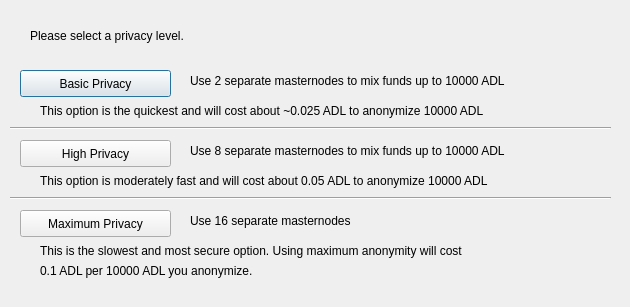
<?xml version="1.0" encoding="UTF-8"?>
<ui version="4.0">
 <class>ObfuscationConfig</class>
 <widget class="QDialog" name="ObfuscationConfig">
  <property name="geometry">
   <rect>
    <x>0</x>
    <y>0</y>
    <width>630</width>
    <height>307</height>
   </rect>
  </property>
  <property name="windowTitle">
   <string>Configure Obfuscation</string>
  </property>
  <widget class="QPushButton" name="buttonBasic">
   <property name="geometry">
    <rect>
     <x>20</x>
     <y>70</y>
     <width>151</width>
     <height>27</height>
    </rect>
   </property>
   <property name="text">
    <string>Basic Privacy</string>
   </property>
  </widget>
  <widget class="QPushButton" name="buttonHigh">
   <property name="geometry">
    <rect>
     <x>20</x>
     <y>140</y>
     <width>151</width>
     <height>27</height>
    </rect>
   </property>
   <property name="text">
    <string>High Privacy</string>
   </property>
  </widget>
  <widget class="QPushButton" name="buttonMax">
   <property name="geometry">
    <rect>
     <x>20</x>
     <y>210</y>
     <width>151</width>
     <height>27</height>
    </rect>
   </property>
   <property name="text">
    <string>Maximum Privacy</string>
   </property>
  </widget>
  <widget class="QLabel" name="label">
   <property name="geometry">
    <rect>
     <x>30</x>
     <y>20</y>
     <width>571</width>
     <height>31</height>
    </rect>
   </property>
   <property name="text">
    <string>Please select a privacy level.</string>
   </property>
  </widget>
  <widget class="QLabel" name="label_2">
   <property name="geometry">
    <rect>
     <x>190</x>
     <y>70</y>
     <width>421</width>
     <height>21</height>
    </rect>
   </property>
   <property name="text">
    <string>Use 2 separate masternodes to mix funds up to 10000 ADL</string>
   </property>
  </widget>
  <widget class="QLabel" name="label_3">
   <property name="geometry">
    <rect>
     <x>190</x>
     <y>140</y>
     <width>411</width>
     <height>21</height>
    </rect>
   </property>
   <property name="text">
    <string>Use 8 separate masternodes to mix funds up to 10000 ADL</string>
   </property>
  </widget>
  <widget class="QLabel" name="label_4">
   <property name="geometry">
    <rect>
     <x>190</x>
     <y>210</y>
     <width>421</width>
     <height>21</height>
    </rect>
   </property>
   <property name="text">
    <string>Use 16 separate masternodes</string>
   </property>
  </widget>
  <widget class="QLabel" name="label_6">
   <property name="geometry">
    <rect>
     <x>40</x>
     <y>100</y>
     <width>561</width>
     <height>21</height>
    </rect>
   </property>
   <property name="text">
    <string>This option is the quickest and will cost about ~0.025 ADL to anonymize 10000 ADL</string>
   </property>
  </widget>
  <widget class="QLabel" name="label_7">
   <property name="geometry">
    <rect>
     <x>40</x>
     <y>170</y>
     <width>561</width>
     <height>21</height>
    </rect>
   </property>
   <property name="text">
    <string>This option is moderately fast and will cost about 0.05 ADL to anonymize 10000 ADL</string>
   </property>
  </widget>
  <widget class="QLabel" name="label_8">
   <property name="geometry">
    <rect>
     <x>40</x>
     <y>240</y>
     <width>561</width>
     <height>21</height>
    </rect>
   </property>
   <property name="text">
    <string>This is the slowest and most secure option. Using maximum anonymity will cost</string>
   </property>
  </widget>
  <widget class="QLabel" name="label_9">
   <property name="geometry">
    <rect>
     <x>40</x>
     <y>260</y>
     <width>561</width>
     <height>21</height>
    </rect>
   </property>
   <property name="text">
    <string>0.1 ADL per 10000 ADL you anonymize.</string>
   </property>
  </widget>
  <widget class="Line" name="line">
   <property name="geometry">
    <rect>
     <x>10</x>
     <y>120</y>
     <width>601</width>
     <height>16</height>
    </rect>
   </property>
   <property name="orientation">
    <enum>Qt::Horizontal</enum>
   </property>
  </widget>
  <widget class="Line" name="line_2">
   <property name="geometry">
    <rect>
     <x>10</x>
     <y>190</y>
     <width>601</width>
     <height>16</height>
    </rect>
   </property>
   <property name="orientation">
    <enum>Qt::Horizontal</enum>
   </property>
  </widget>
 </widget>
 <resources/>
 <connections/>
</ui>
